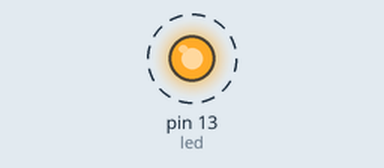
This sketch was run on a simulated Arduino Uno, built with avr-gcc and run on an emulated ATmega328P. Shown: output pins drawn as LEDs (lit = HIGH). Dashed ring = blinking. Pins used as bus, display or sensor lines are not drawn; what the sketch prints to the serial monitor is not drawn.

Above: at 0.2 s.
Timing chart, 0 to 3.0 s (numbered marks = the images above):
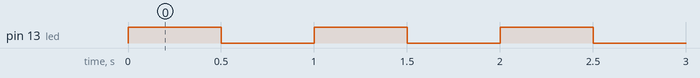

The sketch:

main.ino
```cpp
int led = 13;
int power = 12;

void setup(){

    Serial.begin(57600); // must match ino.ini

    pinMode(led, OUTPUT);

    // set power pin low to disconnect EN from ground, keeping us on.
    pinMode(power, OUTPUT);
    digitalWrite(power, LOW);
}

void loop(){
    for(int i=5; i>0; i-=1){
        Serial.println(((String)"Countdown: ") + i);
        digitalWrite(led, HIGH);
        delay(500);
        digitalWrite(led, LOW);
        delay(500);
    }

    // Setting power high activates EN transistor, shorting EN to GND, turning us off.
    Serial.println(((String)"Shutting down..."));
    digitalWrite(power, HIGH);
    Serial.println(((String)"Shut down!"));
}
```

Measured:
- by itself, pin 13 (led): alternates HIGH for 0.50 s and LOW for 0.50 s
